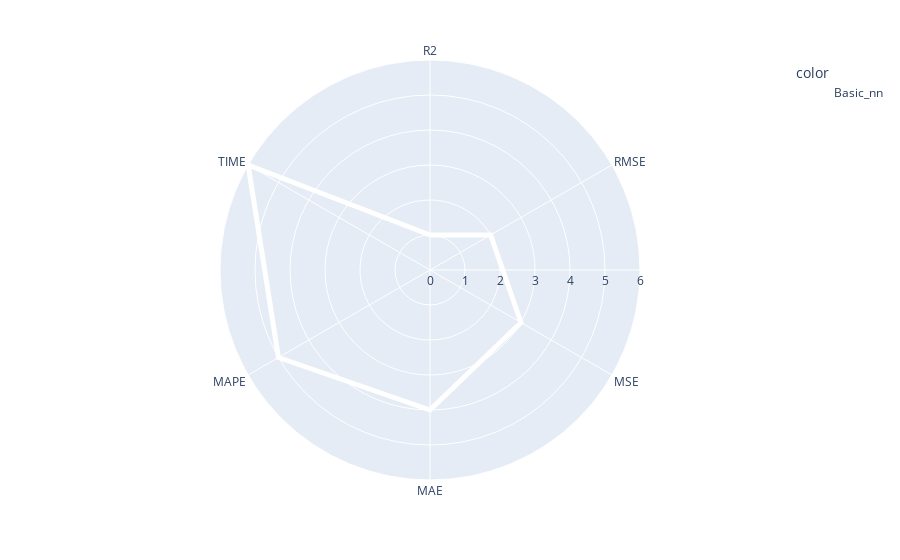

The cell this chart's notebook holds for it:
### Code cell
model, baseline, period = info.get_stats()

df = dataset.get_metrics_data(model, baseline, period)

fig = px.line_polar(r=df["Value"],
        theta=df["Metric"],
        color=df["Model"],
        line_close=True)

fig.update_traces(line_color="white", 
                line_width=5, 
                height=350, 
                font={"color": "#fff"}, 
                autosize=False, 
                showlegend=False,
                plot_bgcolor=app_color["graph_bg"],
                paper_bgcolor=app_color["graph_bg"],
                polar={
                "bgcolor": app_color["graph_line"],
                })

#     height=350,
#     plot_bgcolor=app_color["graph_bg"],
#     paper_bgcolor=app_color["graph_bg"],
#     font={"color": "#fff"},
#     autosize=False,
#     polar={
#         "bgcolor": app_color["graph_line"],
#     },
#     showlegend=False,

# data = dict(
#         type="scatterpolar",
#         r=df["Value"],
#         theta=df["Metric"],
#         color=df["Model"],
#         mode="lines",
#         fill="toself",
#         line={"color": "rgba(32, 32, 32, .6)", "width": 1}
#         ) 

# layout = dict(
#     height=350,
#     plot_bgcolor=app_color["graph_bg"],
#     paper_bgcolor=app_color["graph_bg"],
#     font={"color": "#fff"},
#     autosize=False,
#     polar={
#         "bgcolor": app_color["graph_line"],
#     },
#     showlegend=False,
# )
fig

### Figure 1 — Plotly figure (JSON) as saved in the notebook; plotly's stock layout.template omitted (floating-point values rounded to 4 significant figures)
{"data": [{"hovertemplate": "color=Basic_nn<br>r=%{r}<br>theta=%{theta}<extra></extra>", "legendgroup": "Basic_nn", "line": {"color": "white", "dash": "solid", "width": 5}, "marker": {"symbol": "circle"}, "mode": "lines", "name": "Basic_nn", "r": [1, 2, 3, 4, 5, 6, 1], "showlegend": true, "subplot": "polar", "theta": ["R2", "RMSE", "MSE", "MAE", "MAPE", "TIME", "R2"], "type": "scatterpolar"}], "layout": {"legend": {"title": {"text": "color"}, "tracegroupgap": 0}, "margin": {"t": 60}, "polar": {"angularaxis": {"direction": "clockwise", "rotation": 90}, "domain": {"x": [0, 1], "y": [0, 1]}}}}
